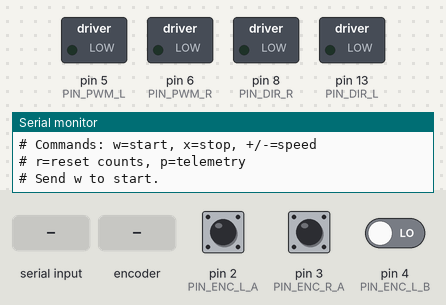
Simulated run of this sketch. Board: Arduino Uno, built with avr-gcc and run on an emulated ATmega328P. Parts: switched loads named in the sketch (green lamp = pin HIGH), the last lines printed to the serial monitor. Dashed ring = blinking. The inputs (shaded band) are chosen by the test bench; at power-on: pin 2 (PIN_ENC_L_A) HIGH, pin 3 (PIN_ENC_R_A) HIGH, pin 4 (PIN_ENC_L_B) LOW. Pins used as bus, display or sensor lines are not drawn.

Above: at 1.2 s.
1.3 s: "w" received over Serial
At 3.0 s:
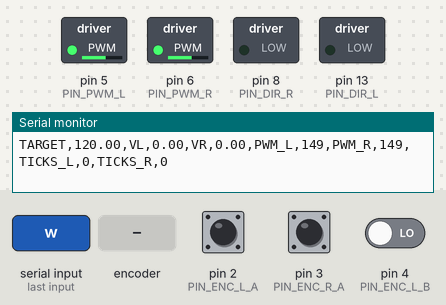
4.3 s: rotary encoder on pin 2 (PIN_ENC_L_A) / pin 4 (PIN_ENC_L_B) turned 2 steps (second pin leading)
At 4.45 s:
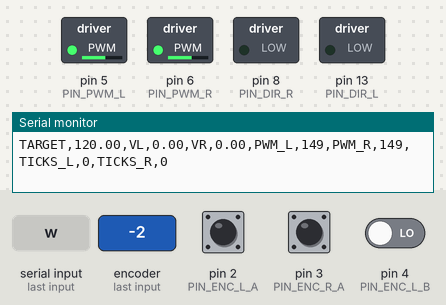
7.7 s: byte 32 (' ') received over Serial
At 8.4 s:
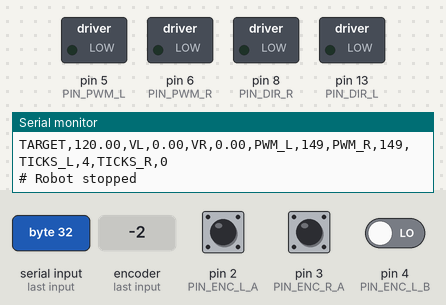
9.2 s: "+" received over Serial
10.7 s: "W" received over Serial
At 12.5 s:
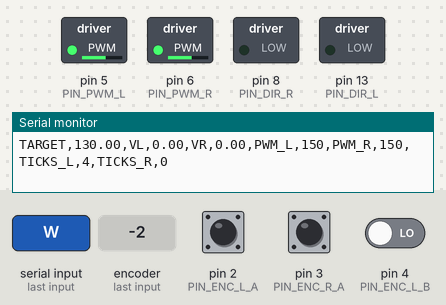
13.7 s: "x" received over Serial
At 14.1 s:
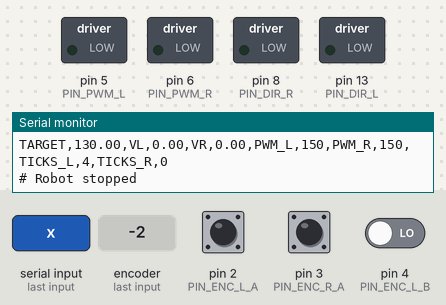
Timing chart, 0 to 16.2 s (numbered marks = the images above; inputs shaded):
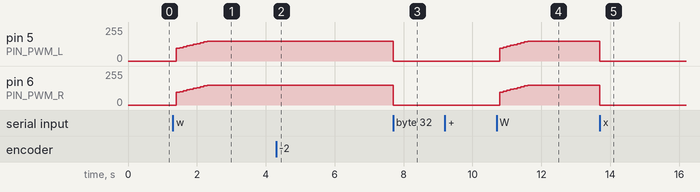

Measured:
- after the input at 1.3 s, pin 5 (PIN_PWM_L), pin 6 (PIN_PWM_R): moves from 0/255 to 149/255 over 0.90 s, starting after 0.10 s
- after the input at 4.3 s, pin 5 (PIN_PWM_L): alternates 149/255 for 0.10 s and 147/255 for 0.10 s, 4 changes in all, then stays 149/255, starting after 0.10 s
- after the input at 7.7 s, pin 5 (PIN_PWM_L), pin 6 (PIN_PWM_R): 149/255 → 0/255 at once
- after the input at 10.7 s, pin 5 (PIN_PWM_L), pin 6 (PIN_PWM_R): moves from 0/255 to 150/255 over 0.90 s, starting after 0.10 s
- after the input at 13.7 s, pin 5 (PIN_PWM_L), pin 6 (PIN_PWM_R): 150/255 → 0/255 at once

The sketch:

straight_line_pid.ino
```cpp
#include <Arduino.h>

// ============================================================
// TI-RSLK MAX - STAGE 1: CLOSED-LOOP STRAIGHT-LINE CONTROL
// Arduino Uno
//
// Serial commands:
//   w = Start forward movement
//   x = Stop
//   + = Increase target speed
//   - = Decrease target speed
//   r = Reset encoder counts
//   p = Toggle telemetry
// ============================================================

// -------------------- MOTOR PINS ----------------------------

const uint8_t PIN_PWM_L   = 5;
const uint8_t PIN_DIR_L   = 13;
const uint8_t PIN_PWM_R   = 6;
const uint8_t PIN_DIR_R   = 8;

const uint8_t PIN_SLEEP_L = 10;
const uint8_t PIN_SLEEP_R = 11;

// -------------------- ENCODER PINS --------------------------

const uint8_t PIN_ENC_L_A = 2;
const uint8_t PIN_ENC_L_B = 4;

const uint8_t PIN_ENC_R_A = 3;
const uint8_t PIN_ENC_R_B = 12;

// Preserve your working motor and encoder directions.
const bool LEFT_MOTOR_INVERTED  = false;
const bool RIGHT_MOTOR_INVERTED = false;

const bool LEFT_ENC_INVERTED  = true;
const bool RIGHT_ENC_INVERTED = false;

// -------------------- WHEEL PARAMETERS ----------------------

// Provisional values from your existing sketch.
// We will calibrate the actual counts per revolution later.

const float WHEEL_DIAMETER_MM = 70.0f;
const float COUNTS_PER_REV     = 720.0f;

const float MM_PER_TICK =
  (PI * WHEEL_DIAMETER_MM) / COUNTS_PER_REV;

// -------------------- PI CONTROLLER -------------------------

// Starting values for tuning, not final calibrated gains.

float KP = 0.20f;
float KI = 0.50f;

// Initial target speed
float targetSpeed = 120.0f;  // mm/s

// Feedforward PWM: approximate PWM required to move the wheels.
// Adjust after observing the first test.
const float BASE_PWM = 65.0f;

// Motor output limits
const int PWM_MIN = 0;
const int PWM_MAX = 150;

// Integral limits
const float INTEGRAL_LIMIT = 60.0f;

// -------------------- TIMING --------------------------------

const uint32_t CONTROL_INTERVAL_MS = 100;
const uint32_t TELEMETRY_INTERVAL_MS = 200;

// -------------------- ENCODER COUNTS ------------------------

volatile long ticksL = 0;
volatile long ticksR = 0;

void isrLeft() {
  int8_t d =
    (digitalRead(PIN_ENC_L_A) != digitalRead(PIN_ENC_L_B))
    ? 1 : -1;

  ticksL += LEFT_ENC_INVERTED ? -d : d;
}

void isrRight() {
  int8_t d =
    (digitalRead(PIN_ENC_R_A) != digitalRead(PIN_ENC_R_B))
    ? 1 : -1;

  ticksR += RIGHT_ENC_INVERTED ? -d : d;
}

long readTicks(volatile long &counter) {
  noInterrupts();
  long value = counter;
  interrupts();
  return value;
}

// -------------------- MOTOR CONTROL -------------------------

void driveMotor(
  uint8_t pwmPin,
  uint8_t dirPin,
  bool inverted,
  int pwm
) {
  pwm = constrain(pwm, -255, 255);

  if (pwm == 0) {
    analogWrite(pwmPin, 0);
    return;
  }

  bool forward = (pwm > 0) != inverted;

  digitalWrite(dirPin, forward ? LOW : HIGH);
  analogWrite(pwmPin, abs(pwm));
}

// -------------------- PI CONTROLLER -------------------------

float integralL = 0.0f;
float integralR = 0.0f;

int pwmL = 0;
int pwmR = 0;

int calculatePI(
  float target,
  float measured,
  float &integral,
  float dt
) {
  float error = target - measured;

  float candidateIntegral =
    integral + KI * error * dt;

  candidateIntegral = constrain(
    candidateIntegral,
    -INTEGRAL_LIMIT,
    INTEGRAL_LIMIT
  );

  float output =
    BASE_PWM + KP * error + candidateIntegral;

  float limitedOutput = constrain(
    output,
    (float)PWM_MIN,
    (float)PWM_MAX
  );

  // Anti-windup: only integrate when not saturated,
  // or when the error would bring output out of saturation.
  if (output == limitedOutput ||
      (output > PWM_MAX && error < 0) ||
      (output < PWM_MIN && error > 0)) {
    integral = candidateIntegral;
  }

  return (int)constrain(
    limitedOutput,
    (float)PWM_MIN,
    (float)PWM_MAX
  );
}

// -------------------- ROBOT STATE ---------------------------

bool running = false;
bool telemetryOn = true;

uint32_t lastControlMs = 0;
uint32_t lastTelemetryMs = 0;

long previousTicksL = 0;
long previousTicksR = 0;

float velocityL = 0.0f;
float velocityR = 0.0f;

// -------------------- SERIAL COMMANDS -----------------------

void handleSerial() {
  while (Serial.available()) {
    char c = Serial.read();

    switch (c) {

      case 'w':
      case 'W':
        running = true;

        integralL = 0;
        integralR = 0;

        pwmL = 0;
        pwmR = 0;

        previousTicksL = readTicks(ticksL);
        previousTicksR = readTicks(ticksR);

        lastControlMs = millis();

        Serial.println(F("# Forward PID started"));
        break;

      case 'x':
      case 'X':
      case ' ':
        running = false;

        pwmL = 0;
        pwmR = 0;

        integralL = 0;
        integralR = 0;

        driveMotor(PIN_PWM_L, PIN_DIR_L,
                   LEFT_MOTOR_INVERTED, 0);

        driveMotor(PIN_PWM_R, PIN_DIR_R,
                   RIGHT_MOTOR_INVERTED, 0);

        Serial.println(F("# Robot stopped"));
        break;

      case '+':
      case '=':
        targetSpeed = min(250.0f, targetSpeed + 10.0f);
        Serial.print(F("# Target speed: "));
        Serial.println(targetSpeed);
        break;

      case '-':
      case '_':
        targetSpeed = max(40.0f, targetSpeed - 10.0f);
        Serial.print(F("# Target speed: "));
        Serial.println(targetSpeed);
        break;

      case 'r':
      case 'R':
        noInterrupts();
        ticksL = 0;
        ticksR = 0;
        interrupts();

        previousTicksL = 0;
        previousTicksR = 0;

        Serial.println(F("# Encoder counts reset"));
        break;

      case 'p':
      case 'P':
        telemetryOn = !telemetryOn;
        break;
    }
  }
}

// -------------------- SETUP ---------------------------------

void setup() {
  Serial.begin(115200);

  pinMode(PIN_PWM_L, OUTPUT);
  pinMode(PIN_DIR_L, OUTPUT);

  pinMode(PIN_PWM_R, OUTPUT);
  pinMode(PIN_DIR_R, OUTPUT);

  pinMode(PIN_SLEEP_L, OUTPUT);
  pinMode(PIN_SLEEP_R, OUTPUT);

  analogWrite(PIN_PWM_L, 0);
  analogWrite(PIN_PWM_R, 0);

  digitalWrite(PIN_SLEEP_L, HIGH);
  digitalWrite(PIN_SLEEP_R, HIGH);

  pinMode(PIN_ENC_L_A, INPUT);
  pinMode(PIN_ENC_L_B, INPUT);

  pinMode(PIN_ENC_R_A, INPUT);
  pinMode(PIN_ENC_R_B, INPUT);

  attachInterrupt(
    digitalPinToInterrupt(PIN_ENC_L_A),
    isrLeft,
    CHANGE
  );

  attachInterrupt(
    digitalPinToInterrupt(PIN_ENC_R_A),
    isrRight,
    CHANGE
  );

  lastControlMs = millis();
  lastTelemetryMs = millis();

  Serial.println(F("\n# TI-RSLK MAX - Straight Line PI Control"));
  Serial.println(F("# Commands: w=start, x=stop, +/-=speed"));
  Serial.println(F("# r=reset counts, p=telemetry"));
  Serial.println(F("# Send w to start."));
}

// -------------------- MAIN LOOP -----------------------------

void loop() {
  handleSerial();

  if (!running) {
    return;
  }

  uint32_t now = millis();

  if (now - lastControlMs >= CONTROL_INTERVAL_MS) {

    float dt = (now - lastControlMs) / 1000.0f;
    lastControlMs = now;

    long currentL = readTicks(ticksL);
    long currentR = readTicks(ticksR);

    long deltaL = currentL - previousTicksL;
    long deltaR = currentR - previousTicksR;

    previousTicksL = currentL;
    previousTicksR = currentR;

    // Signed wheel speeds in mm/s
    velocityL = (deltaL * MM_PER_TICK) / dt;
    velocityR = (deltaR * MM_PER_TICK) / dt;

    // Independent PI controllers
    pwmL = calculatePI(
      targetSpeed,
      velocityL,
      integralL,
      dt
    );

    pwmR = calculatePI(
      targetSpeed,
      velocityR,
      integralR,
      dt
    );

    // Apply motor outputs
    driveMotor(
      PIN_PWM_L,
      PIN_DIR_L,
      LEFT_MOTOR_INVERTED,
      pwmL
    );

    driveMotor(
      PIN_PWM_R,
      PIN_DIR_R,
      RIGHT_MOTOR_INVERTED,
      pwmR
    );
  }

  // ---------------- TELEMETRY ----------------

  if (telemetryOn &&
      now - lastTelemetryMs >= TELEMETRY_INTERVAL_MS) {

    lastTelemetryMs = now;

    Serial.print(F("TARGET,"));
    Serial.print(targetSpeed);

    Serial.print(F(",VL,"));
    Serial.print(velocityL);

    Serial.print(F(",VR,"));
    Serial.print(velocityR);

    Serial.print(F(",PWM_L,"));
    Serial.print(pwmL);

    Serial.print(F(",PWM_R,"));
    Serial.print(pwmR);

    Serial.print(F(",TICKS_L,"));
    Serial.print(readTicks(ticksL));

    Serial.print(F(",TICKS_R,"));
    Serial.println(readTicks(ticksR));
  }
}
```
